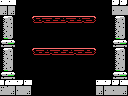

Tiled map render using the project's own tile images. Description and the whole map definition, tile-layer contents included, below:
An orthogonal 16x12 tile map with 8x8 px tiles, 1 tile layer (Tile Layer 1) and 12 objects (3x item, 2x breakable-left, 2x breakable-right, 2x door-left, 2x door-right, ...).

<map version="1.0" orientation="orthogonal" renderorder="right-down" width="16" height="12" tilewidth="8" tileheight="8" nextobjectid="13"> <properties>  <property name="down" value="hole" />  <property name="up" value="hole" /> </properties> <tileset firstgid="1" name="tiles" tilewidth="8" tileheight="8" tilecount="256" columns="16">  <image source="tiles.png" width="128" height="128" /> </tileset> <layer name="Tile Layer 1" width="16" height="12">  <data encoding="csv">156,156,1,1,1,1,1,1,1,1,1,1,1,1,247,247,152,152,1,1,1,1,1,1,1,1,1,1,1,1,153,153,196,197,1,1,140,255,138,138,255,138,255,139,1,1,196,197,212,213,1,1,1,1,1,1,1,1,1,1,1,1,212,213,228,229,1,1,1,1,1,1,1,1,1,1,1,1,228,229,244,245,1,1,1,1,1,1,1,1,1,1,1,1,244,245,196,197,1,1,140,138,255,138,138,255,138,139,1,1,196,197,212,213,1,1,1,1,1,1,1,1,1,1,1,1,212,213,228,229,1,1,1,1,1,1,1,1,1,1,1,1,228,229,244,245,1,1,1,1,1,1,1,1,1,1,1,1,244,245,151,156,247,156,1,1,1,1,1,1,1,1,156,247,247,156,153,152,153,152,1,1,1,1,1,1,1,1,152,153,153,152</data> </layer> <objectgroup name="objects">  <object id="1" type="item" x="16" y="64" width="16" height="16" />  <object id="2" type="item" x="96" y="64" width="16" height="16" />  <object id="3" type="item" x="56" y="32" width="16" height="16" />  <object id="4" type="big-item" x="48" y="24" width="32" height="24" />  <object id="5" type="breakable-left" x="0" y="16" width="16" height="32" />  <object id="6" type="breakable-left" x="0" y="48" width="16" height="32" />  <object id="7" type="breakable-right" x="112" y="16" width="16" height="32" />  <object id="8" type="breakable-right" x="112" y="48" width="16" height="32" />  <object id="9" type="door-left" x="0" y="16" width="16" height="24" />  <object id="10" type="door-left" x="0" y="48" width="16" height="24" />  <object id="11" type="door-right" x="112" y="16" width="16" height="24" />  <object id="12" type="door-right" x="112" y="48" width="16" height="24" /> </objectgroup></map>
